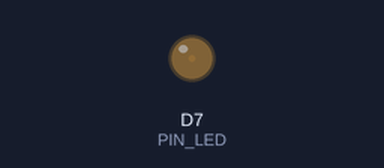
This sketch was run on a simulated ESP8266 (NodeMCU). Shown: output pins drawn as LEDs (lit = HIGH).

Above: at 0.05 s.
At 2.9 s:
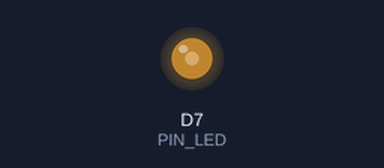
At 5.8 s:
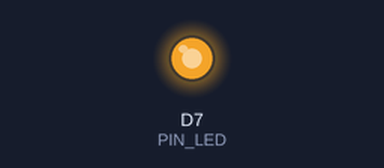
At 11.55 s:
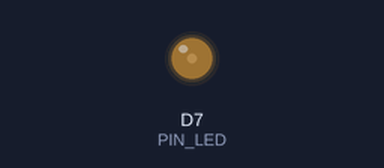
Timing chart, 0 to 16.6 s (numbered marks = the images above):
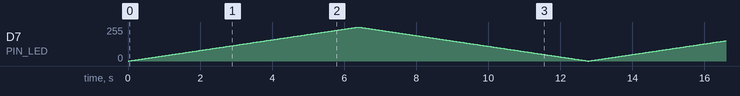

The sketch:

lab4part2.ino
```cpp
/*
 * lab4part2.ino
 *
 * Demonstrates built-in PWM functionality using analogWrite() on ESP32-C3.
 * LED brightness is smoothly pulsed by ramping duty cycle 0 → 255 → 0.
 *
 * Author: Bill Turbadrakh
 * Created: 2025-04-18
 * Modified: 2025-04-22
 */

// === Constants ===
const int PIN_LED = D7;
const int PWM_MIN = 0;
const int PWM_MAX = 255;
const unsigned long PWM_UPDATE_INTERVAL_MS = 25;  // Adjust for pulsing speed

// === Globals ===
int g_duty_cycle = 0;
int g_duty_step = 1;
unsigned long g_last_update_time_ms = 0;

void setup() {
  pinMode(PIN_LED, OUTPUT);
  analogWrite(PIN_LED, g_duty_cycle);  // Start at 0 (fully off)
}

void loop() {
  unsigned long current_time_ms = millis();

  if (current_time_ms - g_last_update_time_ms >= PWM_UPDATE_INTERVAL_MS) {
    g_duty_cycle += g_duty_step;

    if (g_duty_cycle >= PWM_MAX || g_duty_cycle <= PWM_MIN) {
      g_duty_step = -g_duty_step;  // Reverse direction
    }
    g_duty_cycle = constrain(g_duty_cycle, PWM_MIN, PWM_MAX);
    analogWrite(PIN_LED, g_duty_cycle);
    g_last_update_time_ms = current_time_ms;
  }
}
```
